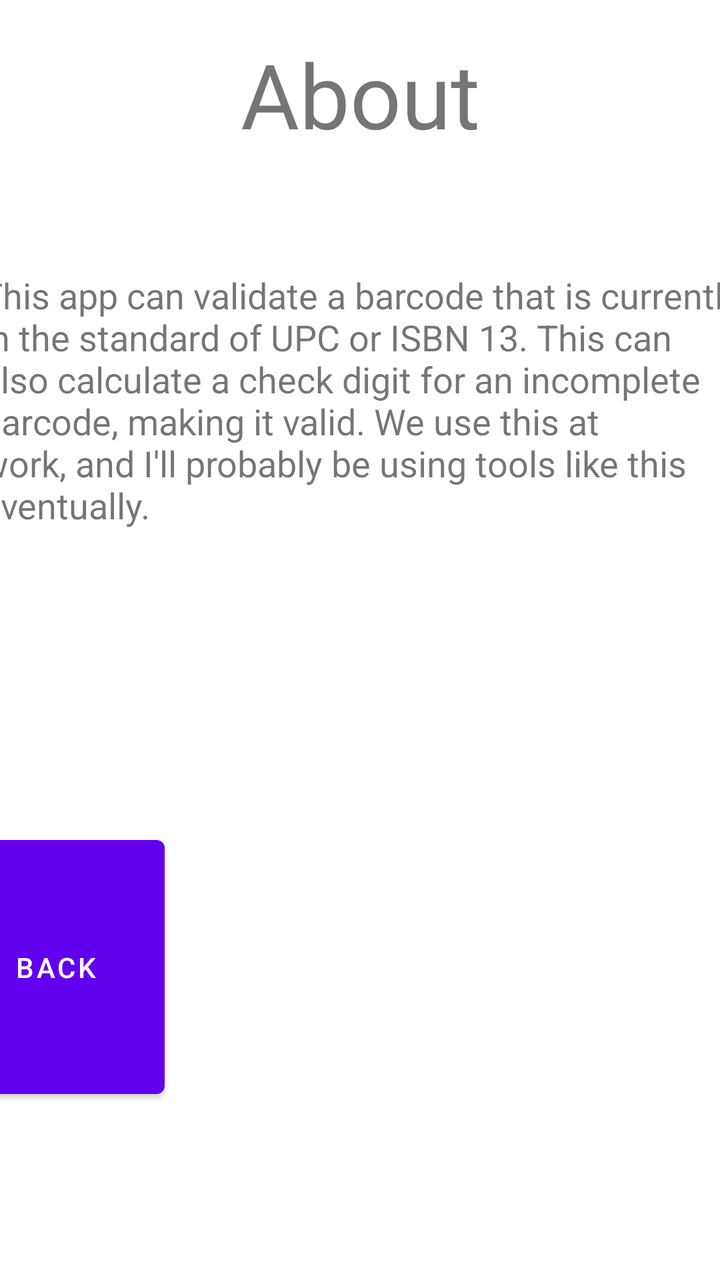
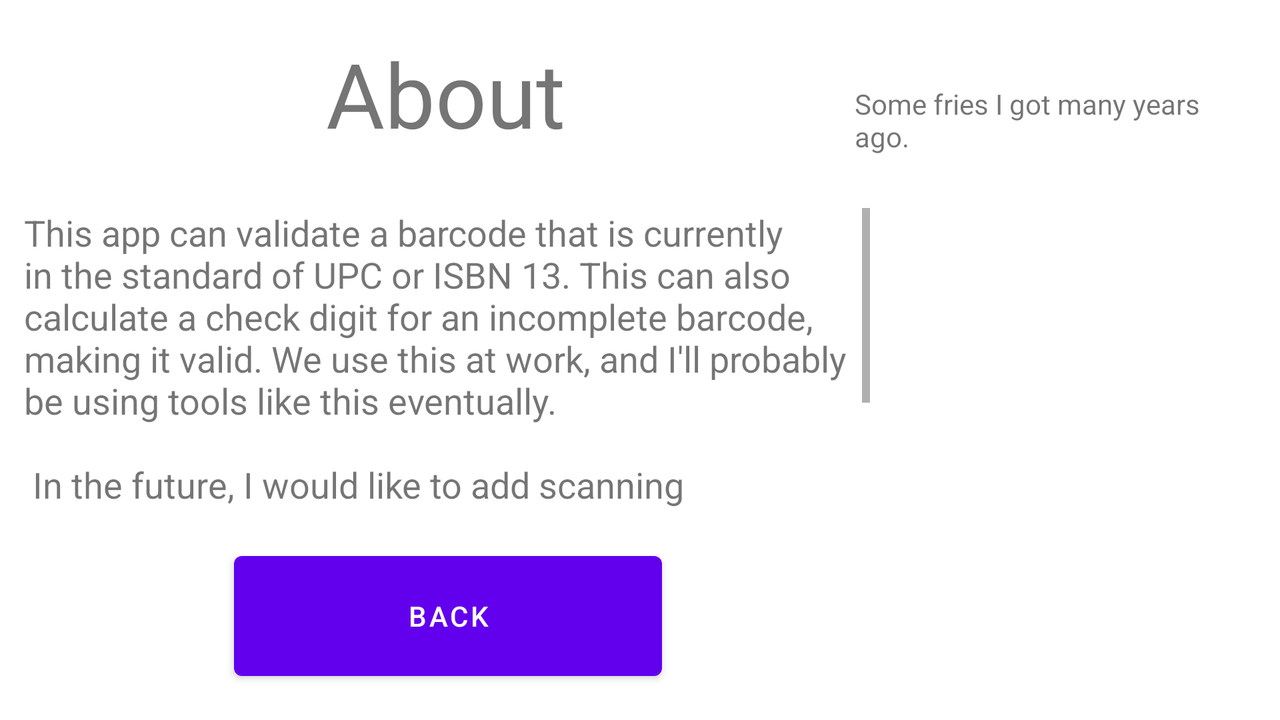

Two renders of one Android screen. The first uses the default layout on a phone; the second uses the alternative layout the repository ships for a different screen configuration, on a matching device. The two XML files are below.
<!-- AndroidManifest.xml: application theme Theme.BarcodeValidator -->
<!-- res/layout/activity_about.xml -->
<?xml version="1.0" encoding="utf-8"?>
<androidx.constraintlayout.widget.ConstraintLayout xmlns:android="http://schemas.android.com/apk/res/android"
    xmlns:app="http://schemas.android.com/apk/res-auto"
    xmlns:tools="http://schemas.android.com/tools"
    android:layout_width="match_parent"
    android:layout_height="match_parent"
    tools:context=".About">

    <ImageView
        android:id="@+id/imageView"
        android:layout_width="247dp"
        android:layout_height="325dp"
        android:src="@drawable/fries"
        app:layout_constraintBottom_toBottomOf="parent"
        app:layout_constraintEnd_toEndOf="parent"
        app:layout_constraintHorizontal_bias="1.0"
        app:layout_constraintStart_toStartOf="parent"
        android:contentDescription="@string/fries" />

    <TextView
        android:id="@+id/textView2"
        android:layout_width="233dp"
        android:layout_height="20dp"
        android:layout_marginTop="316dp"
        android:layout_marginEnd="1dp"
        android:layout_marginBottom="8dp"
        android:text="@string/some_fries_i_got_many_years_ago"
        app:layout_constraintBottom_toTopOf="@+id/imageView"
        app:layout_constraintEnd_toEndOf="parent"
        app:layout_constraintHorizontal_bias="0.964"
        app:layout_constraintStart_toStartOf="parent"
        app:layout_constraintTop_toBottomOf="@+id/textView4"
        app:layout_constraintVertical_bias="1.0" />

    <Button
        android:id="@+id/bb"
        android:layout_width="109dp"
        android:layout_height="139dp"
        android:layout_marginEnd="31dp"
        android:text="@string/back"
        app:layout_constraintBottom_toBottomOf="parent"
        app:layout_constraintEnd_toStartOf="@+id/imageView"
        app:layout_constraintHorizontal_bias="1.0"
        app:layout_constraintStart_toStartOf="parent"
        app:layout_constraintTop_toTopOf="@+id/textView2" />

    <TextView
        android:id="@+id/textView4"
        android:layout_width="187dp"
        android:layout_height="62dp"
        android:layout_marginTop="16dp"
        android:gravity="center"
        android:text="@string/abt"
        android:textSize="45sp"
        app:layout_constraintBottom_toTopOf="@+id/imageView"
        app:layout_constraintEnd_toEndOf="parent"
        app:layout_constraintStart_toStartOf="parent"
        app:layout_constraintTop_toTopOf="parent"
        app:layout_constraintVertical_bias="0.0" />

    <TextView
        android:id="@+id/textView5"
        android:layout_width="381dp"
        android:layout_height="129dp"
        android:layout_marginBottom="36dp"
        android:scrollbars="vertical"
        android:text="@string/para1"
        android:textSize="18sp"
        app:layout_constraintBottom_toTopOf="@+id/textView2"
        app:layout_constraintEnd_toEndOf="parent"
        app:layout_constraintHorizontal_bias="0.466"
        app:layout_constraintStart_toStartOf="parent"
        app:layout_constraintTop_toBottomOf="@+id/textView4"
        app:layout_constraintVertical_bias="0.681" />

</androidx.constraintlayout.widget.ConstraintLayout>
<!-- resources referenced by this layout -->
<resources>
  <string name="abt">About</string>
  <string name="back">BACK</string>
  <string name="fries">fries</string>
  <string name="para1">This app can validate a barcode that is currently in the standard of UPC or ISBN 13. This can also calculate a check digit for an incomplete barcode, making it valid. We use this at work, and I\'ll probably be using tools like this eventually.\n\n In the future, I would like to add scanning functionality, as well as a bunch of other barcode standards. \n\n Pretty Cool!</string>
  <string name="some_fries_i_got_many_years_ago">Some fries I got many years ago.</string>
  <style name="Theme.BarcodeValidator" parent="Theme.MaterialComponents.DayNight.DarkActionBar">
          
          <item name="colorPrimary">@color/purple_500</item>
          <item name="colorPrimaryVariant">@color/purple_700</item>
          <item name="colorOnPrimary">@color/white</item>
          
          <item name="colorSecondary">@color/teal_200</item>
          <item name="colorSecondaryVariant">@color/teal_700</item>
          <item name="colorOnSecondary">@color/black</item>
          
          <item name="android:statusBarColor" tools:targetApi="l">?attr/colorPrimaryVariant</item>
          
      </style>
</resources>
<!-- res/layout-land/activity_about.xml (the repository's variant of the layout above) -->
<!-- drawn on the phone turned sideways -->
<?xml version="1.0" encoding="utf-8"?>
<androidx.constraintlayout.widget.ConstraintLayout xmlns:android="http://schemas.android.com/apk/res/android"
    xmlns:app="http://schemas.android.com/apk/res-auto"
    xmlns:tools="http://schemas.android.com/tools"
    android:layout_width="match_parent"
    android:layout_height="match_parent"
    tools:context=".About">

    <ImageView
        android:id="@+id/imageView"
        android:layout_width="195dp"
        android:layout_height="241dp"
        android:contentDescription="@string/fries"
        android:src="@drawable/fries"
        app:layout_constraintBottom_toBottomOf="parent"
        app:layout_constraintEnd_toEndOf="parent"
        app:layout_constraintHorizontal_bias="0.97"
        app:layout_constraintStart_toStartOf="parent"
        app:layout_constraintTop_toTopOf="parent"
        app:layout_constraintVertical_bias="0.776" />

    <TextView
        android:id="@+id/textView2"
        android:layout_width="192dp"
        android:layout_height="42dp"
        android:layout_marginTop="58dp"
        android:layout_marginEnd="19dp"
        android:layout_marginBottom="8dp"
        android:text="@string/some_fries_i_got_many_years_ago"
        app:layout_constraintBottom_toTopOf="@+id/imageView"
        app:layout_constraintEnd_toEndOf="parent"
        app:layout_constraintHorizontal_bias="0.98"
        app:layout_constraintStart_toEndOf="@+id/textView4"
        app:layout_constraintTop_toTopOf="parent"
        app:layout_constraintVertical_bias="1.0" />

    <Button
        android:id="@+id/bb"
        android:layout_width="214dp"
        android:layout_height="72dp"
        android:layout_marginStart="160dp"
        android:layout_marginEnd="144dp"
        android:layout_marginBottom="16dp"
        android:text="@string/back"
        app:layout_constraintBottom_toBottomOf="parent"
        app:layout_constraintEnd_toStartOf="@+id/imageView"
        app:layout_constraintStart_toStartOf="parent"
        app:layout_constraintTop_toBottomOf="@+id/textView4"
        app:layout_constraintVertical_bias="1.0" />

    <TextView
        android:id="@+id/textView4"
        android:layout_width="237dp"
        android:layout_height="66dp"
        android:gravity="center"
        android:text="@string/abt"
        android:textSize="45sp"
        app:layout_constraintBottom_toBottomOf="parent"
        app:layout_constraintEnd_toEndOf="parent"
        app:layout_constraintHorizontal_bias="0.259"
        app:layout_constraintStart_toStartOf="parent"
        app:layout_constraintTop_toTopOf="parent"
        app:layout_constraintVertical_bias="0.046" />

    <TextView
        android:id="@+id/textView5"
        android:layout_width="423dp"
        android:layout_height="151dp"
        android:layout_marginStart="30dp"
        android:layout_marginEnd="16dp"
        android:layout_marginBottom="17dp"
        android:scrollbars="vertical"
        android:text="@string/para1"
        android:textSize="18sp"
        app:layout_constraintBottom_toTopOf="@+id/bb"
        app:layout_constraintEnd_toStartOf="@+id/imageView"
        app:layout_constraintHorizontal_bias="0.489"
        app:layout_constraintStart_toStartOf="parent" />

</androidx.constraintlayout.widget.ConstraintLayout>
